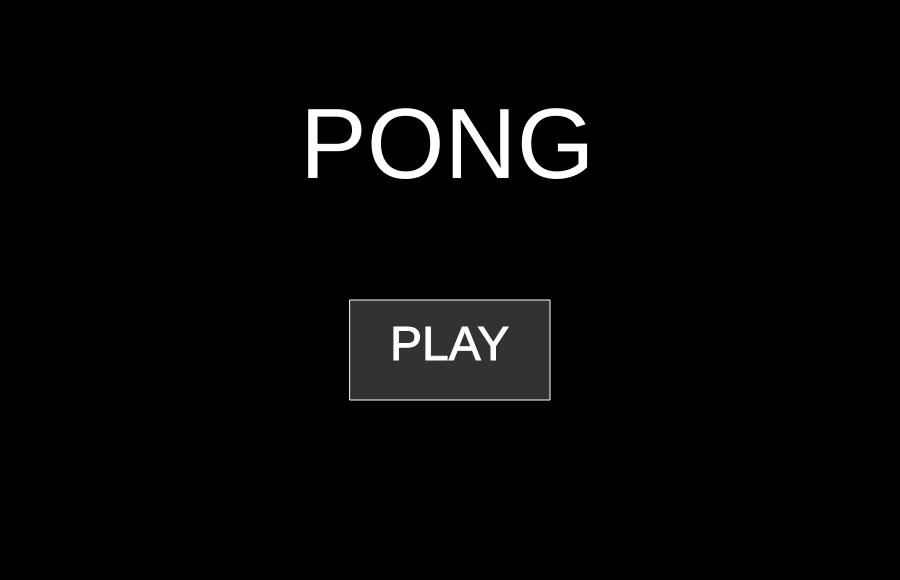
Frame 1 (no input)
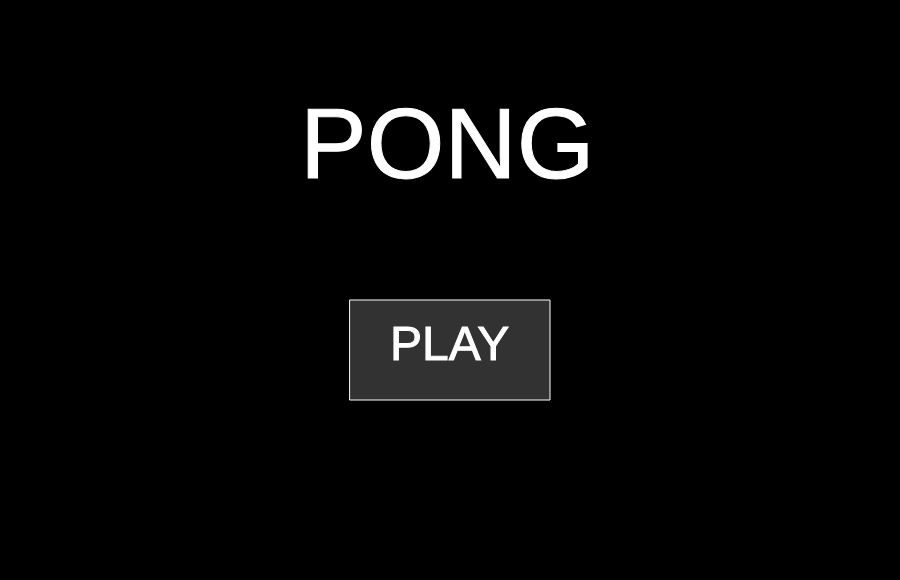
Frame 60 (no input)
Frame 120 (the mouse pressed at the canvas centre since frame 60): identical to frame 60, image omitted

The p5.js sketch that drew these frames (run headless with seeded random() and noise() and a simulated clock; from frame 60 on, the mouse is pressed at the canvas centre):

// p5.js sketch
// ── sketch.js
// Pong
// Domenic Neufeld
// March 6th, 2018

let playerScore = 0;
let aiScore = 0;
let state = 0;

let mouseOverButton;

let reflectionYPosition;

let playerPaddle = {
  width: 10,
  height: 60,
  x: 25,
  y: 290,
  yDirection: 0,
  up: false,
  down: false,
  speed: 4,
};

let aiPaddle = {
  width: 10,
  height: 60,
  x: 875,
  y: 290,
  yDirection: 0,
  up: false,
  down: false,
  speed: 4,
};

let ball = {
  x: 450,
  y: 290,
  xDirection: -1,
  yDirection: -1,
  xSpeed: 3,
  ySpeed: 3,
  size: 15,
};

function setup() {
  createCanvas(900, 580);
}

function draw() {
  background(0);

  // Pong menu screen
  if (state === 0) {
    displayMenu();

    checkIfMouseIsOverButton();
    displayStartButton();
  }
  // Pong game screen
  else if (state === 1) {
    drawBackgroundLines();

    addScore();
    displayScore();
    endGame();

    determineAiMovement();

    moveAiPaddle();
    moveBall();
    movePlayerPaddle();


    displayBall();
    displayPlayerPaddle();
    displayAiPaddle();
  }

  else if (state === 2){
    displayWin();
    checkIfMouseIsOverButton();
    displayStartButton();
  }

  else{
    displayLoss();
    checkIfMouseIsOverButton();
    displayStartButton();
  }
}

function displayPlayerPaddle() {
  // Draws the player's paddle
  fill(255);
  rectMode(CENTER);
  rect(playerPaddle.x, playerPaddle.y, playerPaddle.width, playerPaddle.height);
}

function displayAiPaddle() {
  // Draws the ai's paddle
  fill(255);
  rectMode(CENTER);
  rect(aiPaddle.x, aiPaddle.y, aiPaddle.width, aiPaddle.height);
}

function movePlayerPaddle() {
  // Moves the paddle up or down if depending on if the keys are pressed
  if (aiPaddle.up) {
    aiPaddle.yDirection = -aiPaddle.speed;
  }
  else if (aiPaddle.down) {
    aiPaddle.yDirection = aiPaddle.speed;
  }
  else {
    aiPaddle.yDirection = 0;
  }

  // Moves the paddle
  if (aiPaddle.y + aiPaddle.yDirection > 60 && aiPaddle.y + aiPaddle.yDirection < 520) {
    aiPaddle.y += aiPaddle.yDirection;
  }
}

function moveAiPaddle() {
  // Moves the paddle up or down if depending on if the keys are pressed
  if (playerPaddle.up) {
    playerPaddle.yDirection = -playerPaddle.speed;
  }
  else if (playerPaddle.down) {
    playerPaddle.yDirection = playerPaddle.speed;
  }
  else {
    playerPaddle.yDirection = 0;
  }

  // Moves the paddle
  if (playerPaddle.y + playerPaddle.yDirection > 60 && playerPaddle.y + playerPaddle.yDirection < 520) {
    playerPaddle.y += playerPaddle.yDirection;
  }
}

function keyPressed() {
  // Checks to see if up arrow is pressed or if down arrow is pressed
  if (keyCode === UP_ARROW) {
    playerPaddle.up = true;
  }

  if (keyCode === DOWN_ARROW) {
    playerPaddle.down = true;
  }
}

function keyReleased() {
  // Checks to see if up arrow is released or if down arrow is released
  if (keyCode === UP_ARROW) {
    playerPaddle.up = false;
  }

  if (keyCode === DOWN_ARROW) {
    playerPaddle.down = false;
  }
}

function drawBackgroundLines() {
  // Draws the lines running on the top and bottom
  fill(255);
  rectMode(CORNER);
  rect(20, 10, 860, 10);
  rect(20, 560, 860, 10);

  // Draws the dotted line running through the middle
  for (let y = 20; y < 580; y += 40) {
    stroke(255);
    rect(445, y, 10, 20);
  }
}

function displayScore() {
  textFont("Helvetica");
  textSize(100);
  fill(255);
  text(playerScore, 345, 110);
  text(aiScore, 500, 110);
}

function displayBall() {
  fill(255);
  rectMode(CENTER);
  rect(ball.x, ball.y, ball.size, ball.size);
}

function moveBall() {
  // Determines if the ball hits the top or bottom of the screen
  if (ball.y + ball.size / 2 >= 560 || ball.y - ball.size <= 20) {
    ball.yDirection = ball.yDirection * -1;
  }

  // Determines if the ball is going to reach the same x-value as the player paddle's x-value
  if (ball.x - ball.size / 2 - ball.xSpeed <= playerPaddle.x + playerPaddle.width / 2 && ball.x >= playerPaddle.x && ball.xDirection < 0) {
    // Determines if the ball is hitting within the the paddle and not above or below the paddle
    if (ball.y + ball.size / 2>= playerPaddle.y - playerPaddle.height / 2 && ball.y - ball.size / 2 <= playerPaddle.y + playerPaddle.height / 2) {
      ball.xDirection = ball.xDirection * -1;
      // Adds a random increment of speed to the ball after each hit
      ball.ySpeed += random(0.25, 0.75);
      ball.xSpeed += random(0.25, 0.75);
    }
  }

  // Determines if the ball hits the ai's paddle
  if (ball.x + ball.xSpeed >= aiPaddle.x - playerPaddle.width / 2 && ball.x <= aiPaddle.x && ball.xDirection > 0) {
    // Determines if the ball is hitting within the the paddle and not above or below the paddle
    if (ball.y + ball.size / 2 >= aiPaddle.y - aiPaddle.height / 2 && ball.y - ball.size / 2 <= aiPaddle.y + aiPaddle.height / 2) {
      ball.xDirection = ball.xDirection * -1;
      // Adds a random increment of speed to the ball after each hit
      ball.ySpeed += random(0.25, 0.75);
      ball.xSpeed += random(0.25, 0.75);
    }
  }


  // Moves the ball by the x and y speeds
  ball.x += ball.xDirection * ball.xSpeed;
  ball.y += ball.yDirection * ball.ySpeed;
}

function determineAiMovement() {
  // Checks to see if the ball is going to bounce off the top before reaching the paddle
  if (ball.xDirection > 0 && ball.x > 450 && ball.x < 900 && 450 / ball.xSpeed * ball.ySpeed * ball.yDirection + ball.y < 0 && ball.x < 700) {
    // Sets the ai paddle's height to 170 until the ball gets close to the paddle
    if (aiPaddle.y > 170) {
      // Moves up
      aiPaddle.up = true;
      aiPaddle.down = false;
    }
    else if (aiPaddle.y < 170) {
      // Moves down
      aiPaddle.down = true;
      aiPaddle.up = false;
    }
    else {
      // No movement
      aiPaddle.down = false;
      aiPaddle.up = false;
    }
  }
  // Checks to see if the ball is going to bounce off the bottom before reaching the paddle
  else if (ball.xDirection > 0 && ball.x > 450 && ball.x < 900 && 450 / ball.xSpeed * ball.ySpeed + ball.y > 550 && ball.x < 700) {
    // Sets the ai paddle's height to 410 until the ball gets close to the paddle
    if (aiPaddle.y > 410) {
      // Moves up
      aiPaddle.up = true;
      aiPaddle.down = false;
    }
    else if (aiPaddle.y < 410) {
      // Moves down
      aiPaddle.down = true;
      aiPaddle.up = false;
    }
    else {
      // No movement
      aiPaddle.down = false;
      aiPaddle.up = false;
    }
  }

  // Makes the paddle move towards the ball when the ball is coming towards the ai
  else if (ball.xDirection > 0 && ball.x > 450 && ball.x < 900) {
    if (ball.y > aiPaddle.y) {
      aiPaddle.down = true;
    }
    else {
      aiPaddle.down = false;
    }

    if (ball.y < aiPaddle.y) {
      aiPaddle.up = true;
    }
    else {
      aiPaddle.up = false;
    }
  }

  // Moves the ai paddle to the middle if the ball is moving towards the player
  else {
    if (aiPaddle.y > 290) {
      aiPaddle.up = true;
      aiPaddle.down = false;
    }
    else if (aiPaddle.y < 290) {
      aiPaddle.down = true;
      aiPaddle.up = false;
    }
    else {
      aiPaddle.down = false;
      aiPaddle.up = false;
    }
  }
}

function addScore() {
  if (ball.x <= 0) {
    aiScore += 1;
    // Resets the ball and paddles after adding the score
    ball.x = 450;
    ball.y = 290;
    ball.ySpeed = 3;
    ball.xSpeed = 3;
    playerPaddle.y = 290;
    aiPaddle.y = 290;
  }

  if (ball.x >= 900) {
    playerScore += 1;
    // Resets the ball and paddle after adding the score
    ball.x = 450;
    ball.y = 290;
    ball.ySpeed = 3;
    ball.xSpeed = 3;
    playerPaddle.y = 290;
    aiPaddle.y = 290;
  }
}

function displayMenu() {
  // Writes "PONG" in a large white font when the game loads
  fill(255);
  textFont("Helvetica");
  textSize(100);
  text("PONG", 300, 100, 600, 200);
}

function displayStartButton() {
  rectMode(CORNER);
  if (state === 0){
    if (mouseOverButton) {
      // Makes button a lighter color if the mouse is over the button
      stroke(255);
      fill(200);
      rect(350, 300, 200, 100);

      fill(0);
      textSize(48);
      text("PLAY", 390, 322.5, 550, 400);
    }
    else {
      // Returns the button to its default color when the mouse is not over the button
      stroke(255);
      fill(50);
      rect(350, 300, 200, 100);

      fill(255);
      textSize(48);
      text("PLAY", 390, 322.5, 550, 400);
    }
  }
  else{
    if (mouseOverButton) {
      // Makes button a lighter color if the mouse is over the button
      stroke(255);
      fill(200);
      rect(350, 300, 200, 100);

      fill(0);
      textSize(48);
      text("PLAY", 390, 322.5, 550, 400);
    }
    else {
      // Returns the button to its default color when the mouse is not over the button
      stroke(255);
      fill(50);
      rect(350, 300, 200, 100);

      fill(255);
      textSize(48);
      text("PLAY", 390, 322.5, 550, 400);
    }
  }
}

function checkIfMouseIsOverButton() {
  if (mouseX <= 550 && mouseX >= 350 && mouseY >= 300 && mouseY <= 400) {
    mouseOverButton = true;
  }
  else {
    mouseOverButton = false;
  }
}

function mouseClicked() {
  if (mouseOverButton) {
    // changes from the menu screen to the game screen when the play button is pressed
    state = 1;
  }
}

function endGame() {
  if (playerScore === 5) {
    // changes from game screen to win screen and resets scores
    state = 2;
    aiScore = 0;
    playerScore = 0;
  }
  if (aiScore === 5){
    // changes from game screen to loss screen and resets scores
    state = 3;
    aiScore = 0;
    playerScore = 0;
  }
}

function displayWin(){
  // Writes you win if you win
  fill(255);
  textFont("Helvetica");
  textSize(80);
  text("You Win", 300, 200);

}

function displayLoss(){
  // Writes you lose if you Lose
  fill(255);
  textFont("Helvetica");
  textSize(75);
  text("You Lose", 300, 200);
}
